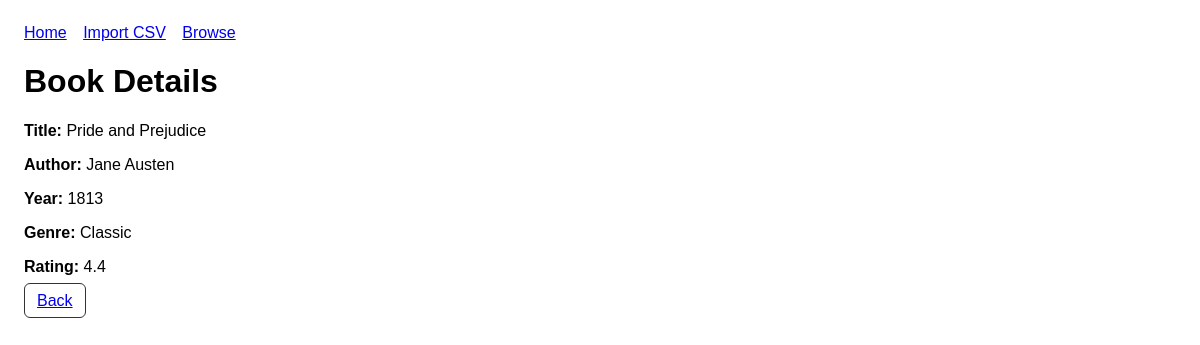
The app's page /books/4 with its own data.
### tables this page shows
CREATE TABLE books (
            id INTEGER PRIMARY KEY AUTOINCREMENT,
            title TEXT NOT NULL,
            author TEXT NOT NULL,
            year INTEGER NOT NULL,
            genre TEXT NOT NULL,
            rating REAL NOT NULL
        );

### app.py (the view)
@app.get("/books/<int:book_id>")
def book_detail(book_id: int):
    conn = get_db()
    row = conn.execute("SELECT * FROM books WHERE id = ?", (book_id,)).fetchone()
    conn.close()
    if row is None:
        flash("Record not found.", "error")
        return redirect(url_for("list_books"))
    return render_template("detail.html", row=row)

### app.py (called while the page is built)
def get_db():
    conn = sqlite3.connect(DB_PATH)
    conn.row_factory = sqlite3.Row
    return conn

### templates/detail.html
{% extends "base.html" %}
{% block content %}
  <h1>Book Details</h1>
  <p><b>Title:</b> {{ row["title"] }}</p>
  <p><b>Author:</b> {{ row["author"] }}</p>
  <p><b>Year:</b> {{ row["year"] }}</p>
  <p><b>Genre:</b> {{ row["genre"] }}</p>
  <p><b>Rating:</b> {{ "%.1f"|format(row["rating"]) }}</p>
  <a class="btn" href="{{ url_for('list_books') }}">Back</a>
{% endblock %}

### templates/base.html (style rules this page uses)
body { font-family: Arial, sans-serif; margin: 24px; }
.btn { padding: 8px 12px; border: 1px solid #333; border-radius: 6px; background: white; cursor: pointer; }

### records on screen
books: title "Pride and Prejudice", author "Jane Austen", year "1813", genre "Classic", rating "4.4"
